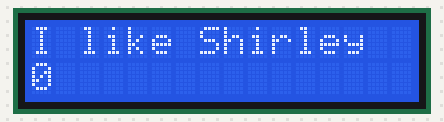
The sketch below on a simulated Arduino Uno, built with avr-gcc and run on an emulated ATmega328P. Parts: 16×2 character LCD.

Above: at 0.1 s.
At 4.1 s:
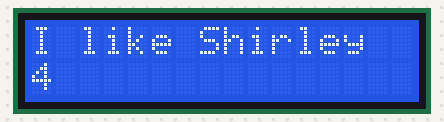
At 9.1 s:
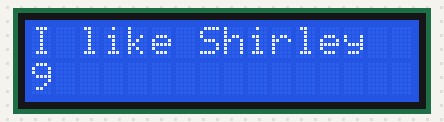
At 19.1 s:
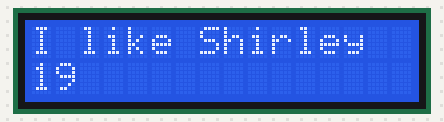
At 29.1 s:
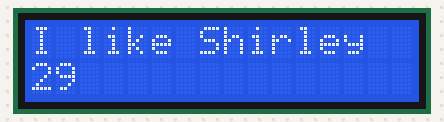
At 39.1 s:
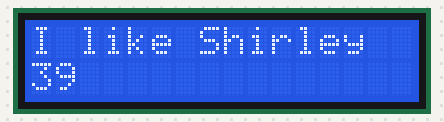

Measured:
- what the display in image 1 shows lasts 1.0 s, from 4.0 s to 5.0 s

The sketch:

lcd1602.ino
```cpp
#include <LiquidCrystal.h>
// RS, RW, E, D0, D1, D2, D3, D4, D5, D6, D7
LiquidCrystal lcd(12,11,10,2,3,4,5,6,7,8,9);

void setup(){
    lcd.begin(16,2);
    lcd.print("I like Shirley");
}

void loop(){
    lcd.setCursor(0, 1);
    lcd.print(millis() / 1000);
}
```
